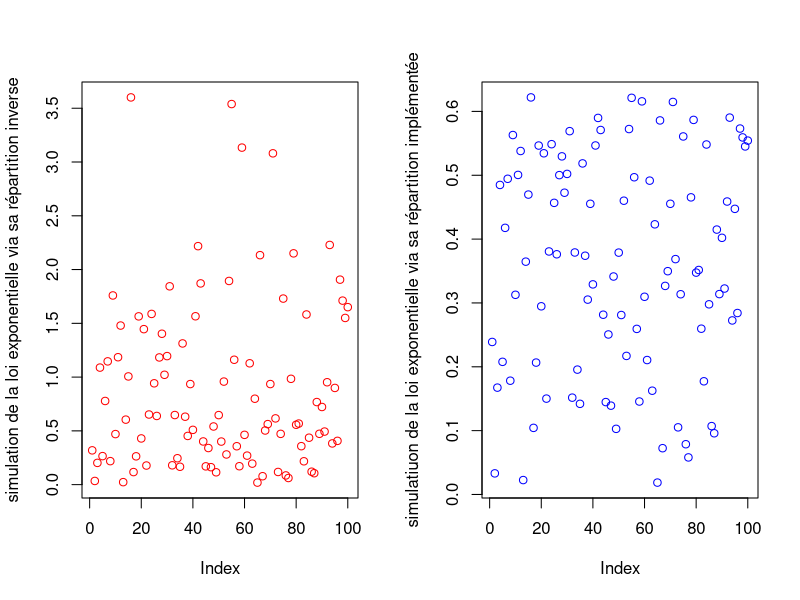

R code for this plot:
### Loi Exponentielle 
#données
lambda<-1

#répartition inverse
InvExpo<- function(x){
  return((-1/lambda)*log(1-x) )
}

#simulation
#nombre n de simulations
n<-100
U=runif(n,0,1)

#simumlation de la loi et affichage
par(mfrow=c(1,2))
plot(InvExpo(U),col="red",
     ylab ="simulation de la loi exponentielle via sa répartition inverse")
plot(pexp(U,rate=lambda),col="blue",
     ylab = "simulatiuon de la loi exponentielle via sa répartition implémentée")
